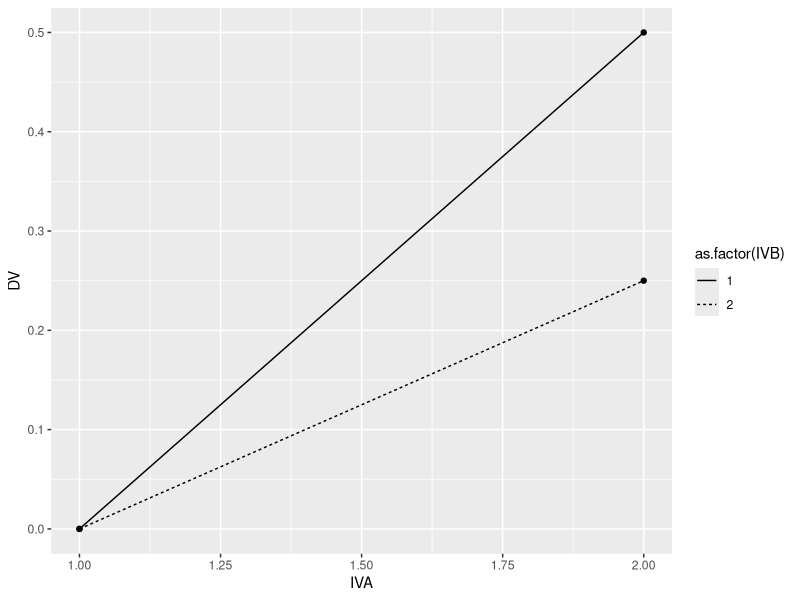

Write the R code that produced this figure. (Note: a time limit stopped this script after it produced the figure.)
## ---- chunk 1
knitr::opts_chunk$set(echo = TRUE)
## ---- chunk 2

library(tibble)
library(ggplot2)
library(patchwork)


data<-tibble(IVA=c(1,1,2,2),IVB=c(1,2,1,2),DV=c(0,0,.5,.25))
ggplot(data,aes(y=DV,x=IVA,linetype=as.factor(IVB)))+geom_line()+geom_point()
## ---- chunk 3

N <- 56

A_pvalue <- c()

for(i in 1:1000){
  IVA <- rep(rep(c("1","2"), each=2),N)
  IVB <- rep(rep(c("1","2"), 2),N)
  DV <- c(replicate(N,c(rnorm(1,0,1), 
                        rnorm(1,0,1), 
                        rnorm(1,.5,1), 
                        rnorm(1,.25,1))))
  sim_df <- data.frame(IVA,IVB,DV)

  aov_results <- summary(aov(DV~IVA*IVB, sim_df))
  A_pvalue[i]<-aov_results[[1]]$`Pr(>F)`[1]}


length(A_pvalue[A_pvalue<0.05])/1000


##Alternate

A_pvalue2 <- c()

for(i in 1:1000){
  
  sim_df2<-tibble(
    IVA2 = rep(rep(c("1","2"), each=2),N),
    IVB2 = rep(rep(c("1","2"), 2),N),
    DV2 = rnorm(4*N,c(0,0,.5,.25),1))

  aov_results2 <- summary(aov(DV2~IVA2*IVB2, sim_df2))
  A_pvalue2[i]<-aov_results2[[1]]$`Pr(>F)`[1]}


length(A_pvalue2[A_pvalue2<0.05])/1000


## ---- chunk 4

N <- 500

AB_pvalue <- c()

for(i in 1:1000){
  
  sim_df3<-tibble(
    IVA3 = rep(rep(c("1","2"), each=2),N),
    IVB3 = rep(rep(c("1","2"), 2),N),
    DV3 = rnorm(4*N,c(0,0,.5,.25),1))

  aov_results3 <- summary(aov(DV3~IVA3*IVB3, sim_df3))
  AB_pvalue[i]<-aov_results3[[1]]$`Pr(>F)`[3]}


length(AB_pvalue[AB_pvalue<0.05])/1000

## ---- chunk 5

increments<-seq(25,800,25)
power_est<-c()

for(si in 1:length(increments)) {

N <- increments[si]
AB_pvalue <- c()

for(i in 1:1000){
  
  sim_df3<-tibble(
    IVA3 = rep(rep(c("1","2"), each=2),N),
    IVB3 = rep(rep(c("1","2"), 2),N),
    DV3 = rnorm(4*N,c(0,0,.5,.25),1))

  aov_results3 <- summary(aov(DV3~IVA3*IVB3, sim_df3))
  AB_pvalue[i]<-aov_results3[[1]]$`Pr(>F)`[3]}

power_est[si]<-length(AB_pvalue[AB_pvalue<0.05])/1000
}

Power_curve<-tibble(increments,power_est)
ggplot(Power_curve, 
       aes(x=increments,y=power_est))+
        geom_point()+
        geom_line()+
        scale_x_continuous(breaks=seq(25,800,50))+
        scale_y_continuous(breaks=seq(0,1,.1))+
        theme_classic(base_size=10)+
        geom_hline(yintercept=.8)
